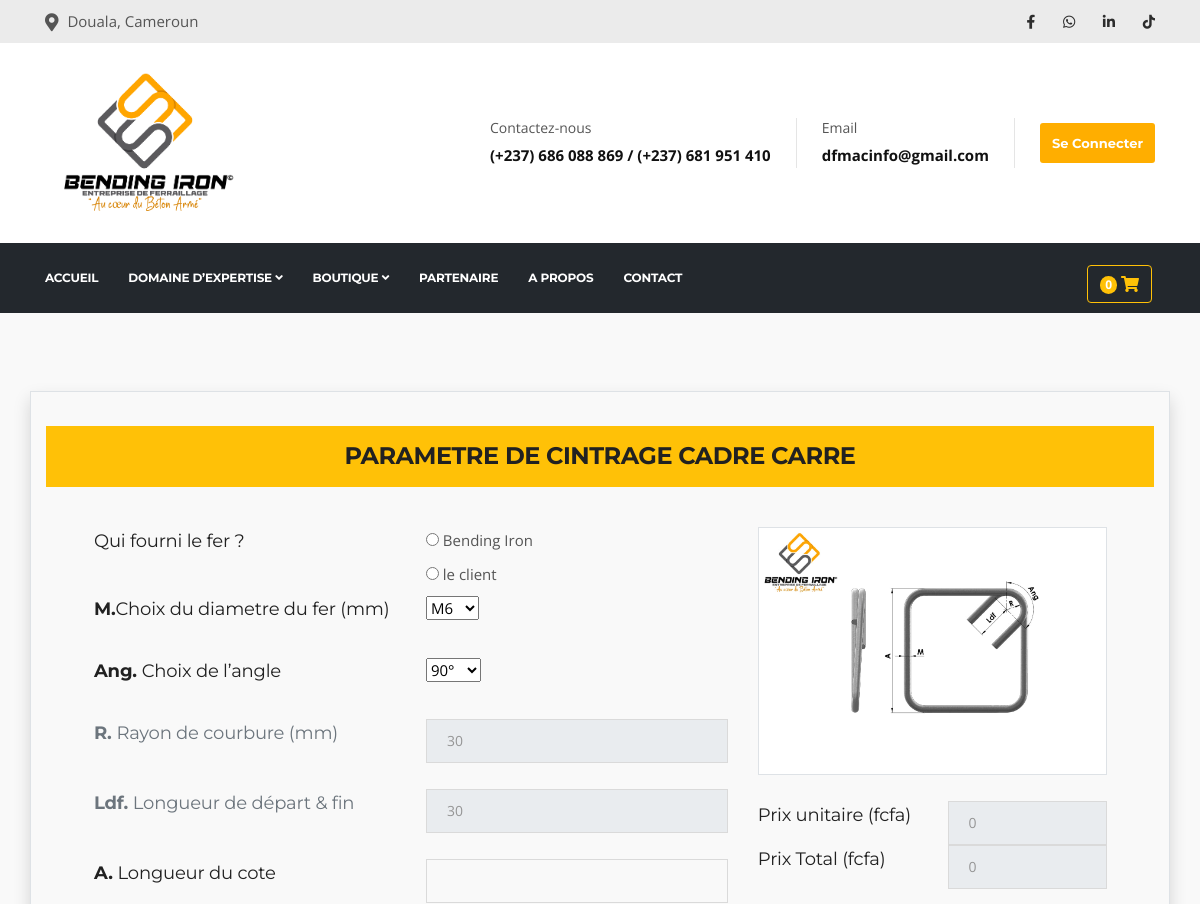
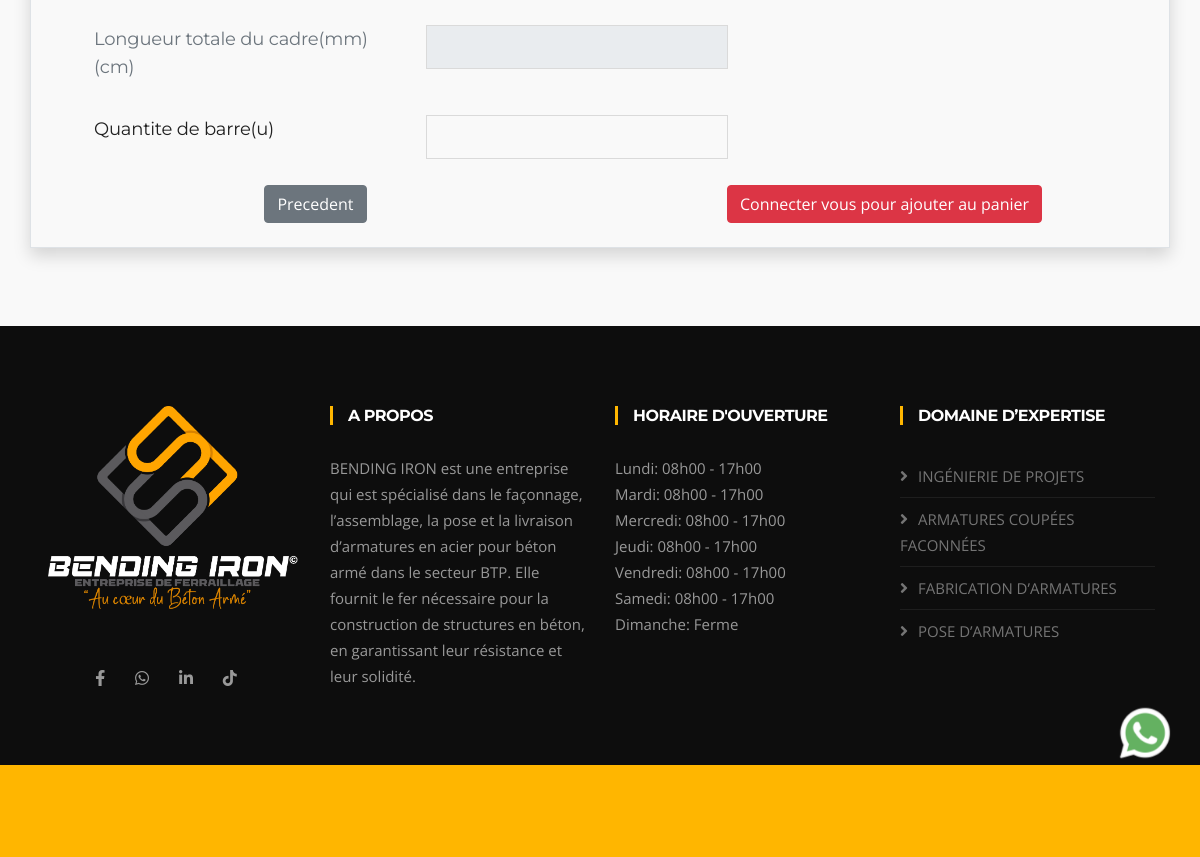
Screenshot of /produits/1/detail_produit with the database file from the repository (2 pictures, top to bottom).
### produits/models.py (models this page shows, shortened)
class Produit(models.Model):
    SOUS_CATEGORIE = [
        ('Etrier pour bardage et toiture','Etrier pour bardage et toiture'),
        ('boulon d\'ancrage a beton','boulon d\'ancrage a beton'),
        ('cintrage d\'extremite','Cintrage d extremite'),
        ('redressage et decoupage','Redressage et decoupage'),
        ('Cintrage de cadre','Cintrage de Cadre'),
        ('Cintrage de forme','Cintrage de Forme'),
        ('Quincaillerie','Quincaillerie'),
    ]
    categorie=models.ForeignKey(Categorie, related_name='categorie',on_delete=models.CASCADE)
    nom = models.CharField(max_length=255)
    sous_categorie = models.CharField(max_length=255,choices=SOUS_CATEGORIE,null=True,blank=True)#valeur facultative
    imageshop3d=models.ImageField(upload_to='produits/images')
    imageshop2d=models.ImageField(upload_to='produits/images')
    image_sous_categorie = models.ImageField(upload_to='produits/images',null=True,blank=True)
    name_page = models.CharField(max_length=255)
    Description = models.TextField(max_length=400,null=True,blank=True)#valeur facultative
    class Meta:
        constraints = [
            models.UniqueConstraint(fields=['sous_categorie','nom'],name='unique_sous_categorie_nom')
        ]

### produits/views.py (the view, shortened to what this page needs)
# urls.py: path('<int:product_id>/detail_produit',detail_produit, name='produit.detail'),
def detail_produit(request, product_id):
    product = get_object_or_404(Produit, id=product_id)
    template=None
    form=None
    if(product.nom=="cadre carre"):
        form=CarreForm(request.POST or None)
        template="produits/cintrages_cadres/cadre-carre.html"
    if(product.nom=="cadre rectangle"):
        form=RectangleForm(request.POST or None)
        template="produits/cintrages_cadres/cadre-rectangle.html"
    if(product.nom=="cadre hexagonale"):
        form=HexagonaleForm(request.POST or None)
        template="produits/cintrages_cadres/cadre-hexagonale.html"
    if(product.nom=="cadre triangulaire"):
        form=TriangleForm(request.POST or None)
        template="produits/cintrages_cadres/cadre-triangulaire.html"
    if(product.nom=="cintrage de l'etrier"):
        form=EtrierForm(request.POST or None)
        template="produits/cintrages_formes/cintrage-etrier.html"
    if(product.nom=="cintrage en T"):
        form=TForm(request.POST or None)
        template="produits/cintrages_formes/cintrage-T.html"
    if(product.nom=="cintrage en T economique"):
        form=TeconoForm(request.POST or None)
        template="produits/cintrages_formes/cintrage-T-economique.html"
    if(product.nom=="cintrage en U"):
        form=UForm(request.POST or None)
        template="produits/cintrages_formes/cintrage-U.html"
    if(product.nom=="cintrage en U ouvert"):
        form=UouvertForm(request.POST or None)
        template="produits/cintrages_formes/cintrage-U-ouvert.html"
    if(product.nom=="cintrage en U ferme"):
        form=UfermeForm(request.POST or None)
        template="produits/cintrages_formes/cintrage-U-ferme.html"
    if(product.nom=="cintrage de la pince"):
        form=PinceForm(request.POST or None)
        template="produits/cintrages_formes/cintrage-pince.html"
    if(product.nom=="cintrage du crochet"):
        form=CrochetForm(request.POST or None)
        template="produits/cintrages_formes/cintrage-crochet.html"
    if(product.nom=="barre droite"):
        form=BarreDroiteForm(request.POST or None)
        template="produits/cintrages_extremites_redressage_et_decoupages/barre-droite.html"
    if(product.nom=="barre coude a une extremite"):
        form=BarreCouUneExForm(request.POST or None)
        template="produits/cintrages_extremites_redressage_et_decoupages/barre-coude-a-une-extremite.html"
    if(product.nom=="barre coude aux deux extremites"):
        form=BarreCouDeuxExForm(request.POST or None)
        template="produits/cintrages_extremites_redressage_et_decoupages/barre-coude-aux-deux-extremite.html"
    if(product.nom=="etrier a fond circulaire"):
        form=EtrierFondRondForm(request.POST or None)
        template="produits/Etriers_pour_badages_et_toitures/etrier-fond-circulaire.html"
    if(product.nom=="etrier a une seul branche a fond circulaire"):
        form=EtrierFondRondForm(request.POST or None)
        template="produits/Etriers_pour_badages_et_toitures/etrier-une-branche-fond-circulaire.html"
    if(product.nom=="etrier a fond droit"):
        form=EtrierFondRondForm(request.POST or None)
        template="produits/Etriers_pour_badages_et_toitures/etrier-fond-droit.html"
    if(product.nom=="etrier a une seul branche a fond droit"):
        form=EtrierFondRondForm(request.POST or None)
        template="produits/Etriers_pour_badages_et_toitures/etrier-une-branche-fond-droit.html"
    if(product.nom=="etrier a fond triangulaire"):
        form=EtrierFondRondForm(request.POST or None)
        template="produits/Etriers_pour_badages_et_toitures/etrier-fond-triangulaire.html"
    if(product.nom=="Ancrage forme J"):
        form=AncrageJForm(request.POST or None)
        template="produits/Boulon_ancrage_beton/ancrage-forme-J.html"
    if(product.nom=="Ancrage forme L"):
        form=AncrageJForm(request.POST or None)
        template="produits/Boulon_ancrage_beton/ancrage-forme-L.html"
    if(product.nom=="Ancrage simple"):
        form=AncrageJForm(request.POST or None)
        template="produits/Boulon_ancrage_beton/ancrage-simple.html"
    if(product.nom=="Ancrage en forme de crosse"):
        form=AncrageCrossForm(request.POST or None)
        template="produits/Boulon_ancrage_beton/ancrage-forme-crosse.html"
    if(product.nom=="Ancrage en forme de crochet"):
        form=AncrageCrossForm(request.POST or None)
        template="produits/Boulon_ancrage_beton/ancrage-forme-crochet.html"
    if(product.nom=="Ancrage en forme de crochet à double cambrure"):
        form=AncrageCrossForm(request.POST or None)
        template="produits/Boulon_ancrage_beton/ancrage-crochet-double-cambrure.html"
    if(product.nom=="Ecrou hexagonale"):
        form=EcrouForm(request.POST or None)
        template="produits/Quincallerie/ecrou.html"
    if(product.nom=="fer a beton de 12m"):
        form=FerABetonForm(request.POST or None)
        template="produits/Quincallerie/quincaillerie.html"
    if(product.nom=="fil d'attache"):
       form=FilForm(request.POST or None)
       template="produits/Quincallerie/file-attache.html"
    if(product.nom=="rondelle plate"):
       form=EcrouForm(request.POST or None)
       template="produits/Quincallerie/rondelle.html"
    current_url = '/produits/'
    return render(request, template, {
        'product': product,
        'form': form,
        'current_url':current_url,
    })

### contact/context_processor.py (called while the page is built)
def unread_messages(request):
    pass
    unread_messages =Contact.get_unread_messages()
    return {
        'unread_messages_count': unread_messages.count(),
        'unread_messages': unread_messages,
    }

### contact/models.py (called while the page is built)
    @staticmethod
    def get_unread_messages():
        return Contact.objects.filter(is_read=False).order_by('-created_at').all()

### fer/context_processors.py (called while the page is built)
def seuil_critique_count(request):
    seuil_count = sum(1 for fer in Fer.objects.all() if fer.sueil_atteint)
    return {
        'fer_seuil_critique_count': seuil_count
    }

### fer/models.py (called while the page is built)
    @property
    def longueur_totale(self):
        total = self.mouvement_set.annotate(
            total_longueur=ExpressionWrapper(F('longueur_m') * F('quantite'), output_field=DecimalField())
        ).aggregate(longueur_totale=Sum('total_longueur'))['longueur_totale']
        return total or 0

    @property
    def sueil_atteint(self):
       if self.longueur_totale < self.longueur_critique :
           return True
       else :
           return False

### produits/models.py (called while the page is built)
    @property
    def prix_utile(self):
        return self.prix/12000

### usesOrders/context_proccessor.py (called while the page is built)
def panier_count(request):
    if request.user.is_authenticated:
        panier = Cart.objects.filter(user=request.user).first()
        if panier :
            items=CartItem.objects.filter(cart_id=panier.id)
            total_articles = items.count()
            if total_articles :
                total_articles = items.count()
            else :
                total_articles = 0
        else:
         total_articles = 0
    else:
        total_articles = 0  # Si l'utilisateur n'est pas connecté, il n'y a pas de panier
    return {'panier_count': total_articles,}

def commandes_en_attente(request):
    nb_en_attente = 0
    commandes = Order.objects.all()
    for commande in commandes:
        dernier_traiment = Traiment.objects.filter(order=commande).order_by('-created_at').first()
        if dernier_traiment and dernier_traiment.statut == 'en_attente':
            nb_en_attente += 1
    return {
        'nb_order': nb_en_attente
    }

### produits/templates/produits/cintrages_cadres/cadre-carre.html (shortened to what this page needs)
{% extends 'appf.html' %}
{% block 'content' %}
{% load static %}
<section class="content project-area solid-bg">
    <div class="container border shadow py-2 my-2">
        <div class="row">
            <div class="col-lg-12"><br>
                <h3 class="column-title bg-warning p-3 text-center">Parametre de cintrage {{product.nom}}
                </h3>
            </div>
        </div>
        <div class="row">
            <div class="col-lg-7 ml-5">
                <form action="" method="post">
                    <div class="row">
                        <div class="col">
                            <h4 class="">{{form.fer.label}}</h4>
                        </div>
                        <div class="col">
                            {{ form.fer }}
                        </div>
                    </div>
                    <div class="row">
                        <div class="col">
                            <h4 class=""><b>M.</b>{{form.Diametre_fer.label}}</h4>
                        </div>
                        <div class="col">
                            {{ form.Diametre_fer }}
                        </div>
                    </div>
                    <div class="row">
                        <div class="col">
                            <h4 class=""><b>Ang. </b>{{form.Angle_pliage.label}}</h4>
                        </div>
                        <div class="col">
                            {{ form.Angle_pliage }}
                        </div>
                    </div>
                    <div class="row">
                        <div class="col">
                            <h4 class="text-secondary"><b>R. </b>{{form.rayon_Courbure.label}}</h4>
                        </div>
                        <div class="col">
                            {{ form.rayon_Courbure }}
                        </div>
                    </div>
                    <br>
                    <div class="row">
                        <div class="col">
                            <h4 class="text-secondary"><b>Ldf. </b>{{form.longueur_Depart_et_Fin.label}}</h4>
                        </div>
                        <div class="col">
                            {{ form.longueur_Depart_et_Fin}}
                        </div>
                    </div>
                    <br>
                    <div class="row">
                        <div class="col">
                            <h4 class=""><b>A. </b>{{form.longueur_Cote.label}}</h4>
                        </div>
                        <div class="col">
                            {{form.longueur_Cote}}
                        </div>
                    </div>
                    <br>
                    <div class="row">
                        <div class="col">
                            <h4 class="text-secondary">{{form.longueur_Total.label}} (cm)</h4>
                        </div>
                        <div class="col">
                            {{ form.longueur_Total }}
                        </div>
                    </div>
                    <br>
                    <div class="row">
                        <div class="col">
                            <h4 class="">{{form.quantite.label}}</h4>
                        </div>
                        <div class="col">
                            {{ form.quantite }}
                        </div>
                    </div>
            </div>
            <div class="col-lg-4">
                <div class="latest-post-media">
                    <a href="" class="latest-post-img">
                        <img loading="lazy" class="img-fluid border" src="{{product.imageshop2d.url}}" alt="img">
                    </a>
                </div>
                <br>
                <div class="row">
                    <div class="col">
                        <h4 class="">{{form.prix.label}} (fcfa)</h4>
                    </div>
                    <div class="col">
                        {{ form.prix }}
                    </div>
                </div>
                <div class="row">
                    <div class="col">
                        <h4 class="">{{form.prix_Total.label}} (fcfa)</h4>
                    </div>
                    <br>
                    <div class="col">
                        {{ form.prix_Total }}
                    </div>
                </div>
            </div>
        </div>
        <div class="row mb-3">
            <div class="col-lg-6 text-center "><br>
                <a class="btn btn-secondary" href="{% url 'produit.detail' product.id%}">
                    Precedent
                </a>
            </div>
            <div class="col-lg-6 text-center"><br>
                {% if user.is_authenticated %}
                <button class="btn btn-warning ">
                    Ajouter au panier
                </button>
                {% else %}
                <a class="btn btn-danger" href="{% url 'login' %}">Connecter vous pour ajouter au panier</a>
                {% endif %}
            </div>
        </div>
    </div>
</section>
{% endblock%}

### static/front/css/styles.css (style rules this page uses)
body { background: #fff; color: #555; }
body, p { font-family: "Open Sans", sans-serif; text-rendering: optimizeLegibility; -webkit-font-smoothing: antialiased !important; line-height: 26px; font-size: 15px; }
h1, h2, h3, h4, h5, h6 { color: #212121; font-weight: 700; font-family: "Montserrat", sans-serif; text-rendering: optimizeLegibility; -webkit-font-smoothing: antialiased !important; }
h3 { font-size: 24px; margin-bottom: 20px; text-transform: uppercase; letter-spacing: -0.5px; }
h4 { font-size: 18px; line-height: 28px; text-transform: uppercase; letter-spacing: -0.2px; }
html { overflow-x: hidden !important; width: 100%; height: 100%; position: relative; -webkit-font-smoothing: antialiased; text-rendering: optimizeLegibility; }
body { border: 0; margin: 0; padding: 0; }
a:link, a:visited { text-decoration: none; }
a { color: inherit; transition: 0.2s ease; }
section, .section-padding { padding: 70px 0; position: relative; }
.solid-bg { background: #f9f9f9; }
.column-title { margin: 0 0 40px; }
.form-control { box-shadow: none; border: 1px solid #dadada; padding: 5px 20px; height: 44px; background: none; color: #959595; font-size: 14px; border-radius: 0; }
label { font-weight: 400; }

### produits/templates/produits/cintrages_cadres/cadre-carre.html (style rules this page uses)
h4 { text-transform: initial; font-weight: normal; }

### rows the page displays
Produit: nom "CADRE CARRE", imageshop2d (picture)

### other values shown
{{ panier_count }} "0"
